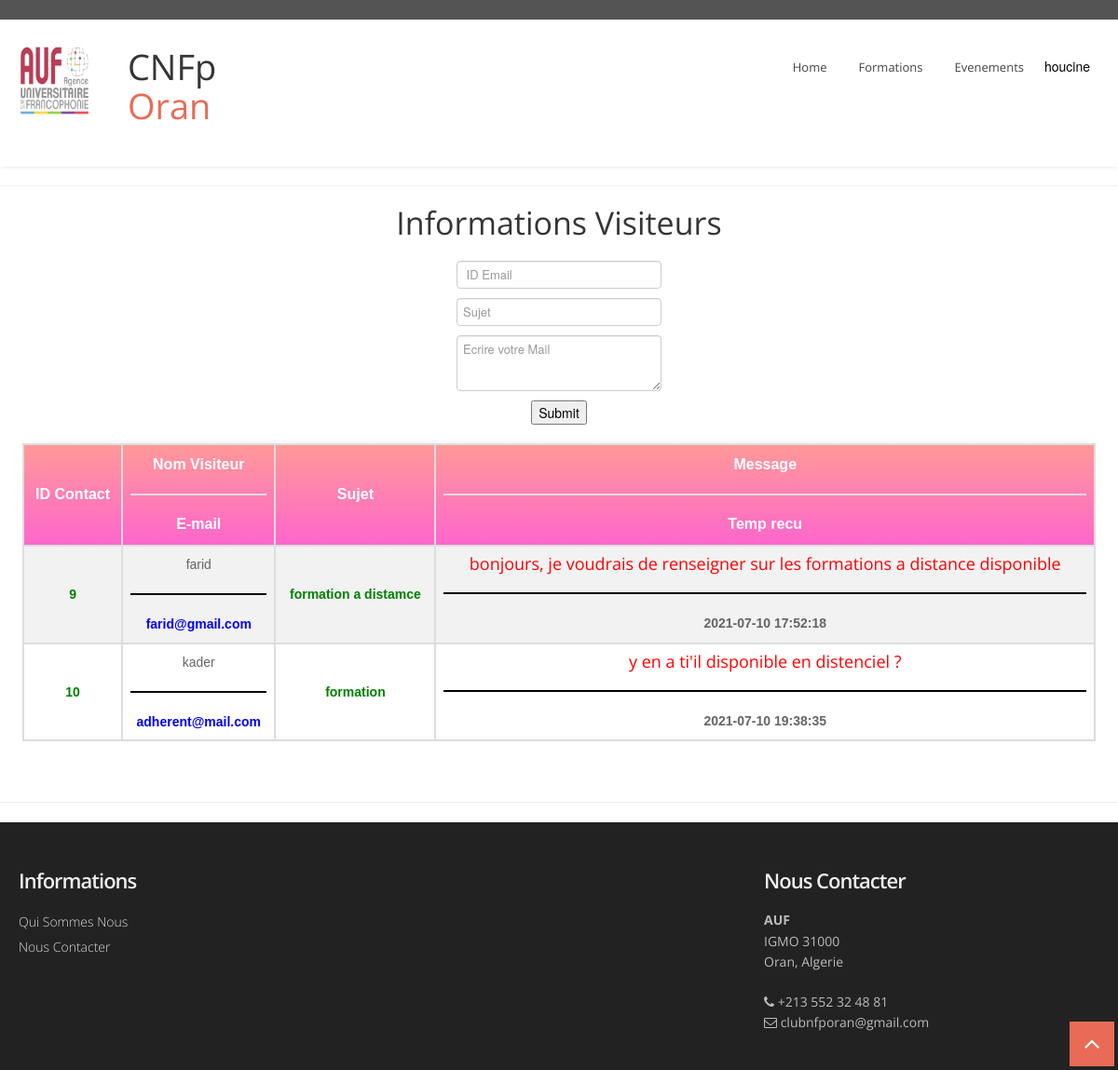
/AUF/chat_contact_us_admin.php (signed in), run on the app's committed database.
### tables this page shows
CREATE TABLE `client_signup` (
  `signup_id` int(120) NOT NULL,
  `firstname` varchar(120) NOT NULL,
  `lastname` varchar(120) NOT NULL,
  `username` varchar(120) NOT NULL,
  `phone` int(120) NOT NULL,
  `email` varchar(120) NOT NULL,
  `password` varchar(120) NOT NULL,
  `reg_time` datetime NOT NULL DEFAULT current_timestamp(),
  `address` varchar(120) NOT NULL,
  `pass_re_code` varchar(120) DEFAULT NULL,
  `id_content` int(120) NOT NULL,
  `state` varchar(120) NOT NULL
);

CREATE TABLE `contact_us` (
  `contact_id` int(10) NOT NULL,
  `name` varchar(20) NOT NULL,
  `email` varchar(25) NOT NULL,
  `subject` varchar(20) NOT NULL,
  `message` varchar(110) NOT NULL,
  `m_time` datetime NOT NULL DEFAULT current_timestamp()
);

### AUF/chat_contact_us_admin.php (the view, shortened to what this page needs)
<!DOCTYPE html>
<html lang="en">
<head>
</head>
<body>
  <?php
   include 'menu.php' ;
  ?>
   <hr/>
   <h2 align="center">Informations Visiteurs </h2>
   <form method="post" action="chat_contact_us_admin.php" align="center">
      <input type="text" name="email_id" placeholder=" ID Email" ><br />
       <input type="text" name="email_subject" placeholder="Sujet" ><br />
        <textarea name="reply_mail" placeholder="Ecrire votre Mail" style="height:50px"></textarea> <br />
          <input type="submit" name="submit" value="Submit">
  </form>
   <table id="my_post">
    <tr>
      <th>ID Contact</th>
      <th>Nom Visiteur <hr style="height:2px;border-width:0;color:black;background-color:#ddd">E-mail
      </th>
      <th>Sujet</th>
      <th>Message<hr style="height:2px;border-width:0;color:black;background-color:#ddd">Temp recu
      </th>
    </tr>
    <?php
       $conn = mysqli_connect("localhost","root","","AUF");
        $query = "SELECT * FROM contact_us ORDER BY contact_id ASC ";
        $r = $conn->query($query);
        while($row = $r->fetch_array()) :
         if(isset($_SESSION['user_name']))
        {
            echo "
                  <tr>
                   <td style='color: green'><b>".$row['contact_id']."</b></td>
                   <td>".$row['name']."<hr style='height:2px;border-width:0;color:black;background-color:black'>
                     <b style='color: blue'>".$row['email']."</b>
                  </td>
                  <td style='color: green'><b>".$row['subject']."</b></td>
                   <td><h6 style='color: red'>".$row['message']."</h6> <hr style='height:2px;border-width:0;color:black;background-color:black'>
                         <strong>".$row['m_time']."</strong>
                   </td>
                 </tr> " ;
         }
         else "ERROR OCCURED" ;
  ?>
<?php endwhile; ?>
</table>
  <br />
<br />
<hr/>
      <?php include 'footer.php'?>
  </body>

### AUF/menu.php (shortened to what this page needs)
 <head>
  <link href="css/bootstrap.css" rel="stylesheet" />
  <link href="css/bootstrap-responsive.css" rel="stylesheet" />
  <link href="css/flexslider.css" rel="stylesheet" />
  <link href="css/prettyPhoto.css" rel="stylesheet" />
  <link href="css/camera.css" rel="stylesheet" />
  <link href="css/jquery.bxslider.css" rel="stylesheet" />
  <link href="css/style.css" rel="stylesheet" />
  <link href="css/menubar.css" rel="stylesheet" />
  <link href="color/default.css" rel="stylesheet" />
</head>
<body>
<div id="wrapper">
  <header>
    <div class="top">
      <div class="container">
        <div class="row">
          <div class="span6">
          </div>
     <div class="span6">
      </div>
        </div>
      </div>
    </div>
    <div class="container">
      <div class="row nomargin">
        <div class="span3">
           <div class="logo-image" id="logo">
              <a href="index.php"><img src="img/logo/logo.png" class="img-fluid" /></a>
            </div>
 <h1 class="animated fadeInDown" size="30px">&nbsp;&nbsp;&nbsp;&nbsp;CNFp<span class="colored"> &nbsp;&nbsp;&nbsp;&nbsp;Oran</span></h1>
        </div>
        <div class="span9">
          <div class="navbar navbar-static-top">
            <div class="navigation">
              <nav>
                <ul class="nav topnav">
                 <li><a class ="btn btn-large btn-primary" href="index.php">Home</a></li>
                 <li><a class ="btn btn-large btn-primary" href="formation.php">Formations</a></li>
                 <li><a class ="btn btn-large btn-primary" href="event.php">Evenements</a></li>
             <?php
                  if(isset($_SESSION['user_name']))
                 {
             ?>
           <div class="dropdown">
             <button class="dropbtn">
    <?php
      $use = $_SESSION['user_name'];
      $conn = mysqli_connect("localhost","root","","AUF");
      $sql = "SELECT * FROM client_signup WHERE username='$use'";
       if($result = mysqli_query($conn,$sql))
      {
           while ($row = $result->fetch_assoc())
          {
                $firstname = $row["firstname"];
                echo '<tr>
                        <td>'.$firstname.'</td>
                      </tr>';
                echo"
                    </button>
                    <div class='dropdown-content'>
                    <a href='c_profile.php'>My Profile</a>
                    <hr><a href='c_logout.php' class='w3-bar-item w3-button w-3-padding-10px'>Logout</a></hr>
                    </div> " ;
               }
         }
    ?>
 <?php
 }
?>
                </ul>
              </nav>
            </div>
          </div>
        </div>
      </div>
    </div>
  </header>
</body>

### AUF/css/style.css (style rules this page uses)
body { font-family: 'Open Sans', sans-serif; font-size: 14px; font-weight: 400; line-height: 1.6em; color: #656565; }
a { color: #4b5056; }
.bold { font-weight: 900; }
#logo { font-size: 20px; font-weight: bold; font-family: sans-serif; font-stretch: semi-condensed; text-shadow: 3px darkblue; }
.container { padding: 0 20px 0 20px; position: relative; }
#wrapper { width: 100%; margin: 0; padding: 0; }
.row { margin-bottom: 30px; }
.row.nomargin { margin-bottom: 0; }
header { background: #fff; margin: 0; padding: 0 0 20px; position: relative; z-index: 2000; -webkit-box-shadow: 0 2px 4px -2px #ddd; -moz-box-shadow: 0 2px 4px -2px #ddd; box-shadow: 0 2px 4px -2px #ddd; }
header .top { padding: 10px 0 10px; margin: 0 0 30px; background: #545454; }
header .top .row { margin-bottom: 0; }
header .navigation { float: right; }
header ul.nav li { border: none; margin: 0; }
header ul.nav li a { border: none; font-weight: 400; }
.navbar .nav>li>a { font-size: 13px; color: #444; text-shadow: none; }

### AUF/color/default.css (style rules this page uses)
h1 span.colored, h2 span.colored,h3 span.colored,h4 span.colored,h5 span.colored,h6 span.colored { color:#e96b56; }

### AUF/css/overwrite.css (style rules this page uses)
h1, h2, h3, h4, h5, h6 { font-family:'Open Sans', sans-serif; color:#353535; font-weight:400; line-height:1.1em; margin-top:0; }
h1 { font-size:38px; margin-bottom:24px; }
h2 { font-size:34px; margin-bottom:22px; }
h6 { font-size:18px; margin-bottom:20px; }
select, textarea, input[type="text"], input[type="password"], input[type="datetime"], input[type="datetime-local"], input[type="date"], input[type="month"], input[type="time"], input[type="week"], input[type="number"], input[type="email"], input[type="url"], input[type="search"], input[type="tel"], input[type="color"], .uneditable-input { font-size: 13px; }
ul, ol { padding: 0; margin: 0 0 10px 25px; }
li { line-height: 1.6em; }
.btn { font-size: 14px; font-weight:600; text-shadow: none; background-image:none; border-color: none; border-bottom-color: none; -webkit-box-shadow: none; -moz-box-shadow: none; box-shadow: none; }
.btn { outline:0; -webkit-border-radius: 2px; -moz-border-radius: 2px; border-radius: 2px; }
a.btn,.btn:focus { outline:0; }
.btn-large { font-size: 22px; padding: 18px 30px; font-weight:700; -webkit-border-radius: 6px; -moz-border-radius: 6px; border-radius: 6px; }
.btn-primary { outline:0; background: #36739D; border-color:#36739D; }
.navbar .nav { border-right:none; border-left:none; }
.navbar .nav > li > a { float: none; font-size:13px; margin-left:10px; margin-right:0; text-decoration: none; text-shadow: none; border-right:none; border-left:none; color: #fff; border:2px solid transparent; padding:4px 10px 4px 10px; background-image: none; background: none; }

### AUF/chat_contact_us_admin.php (style rules this page uses)
#my_post { font-family: "Trebuchet MS", Arial, Helvetica, sans-serif ; border-collapse: collapse ; width: 96%; margin-left:auto ; margin-right:auto; }
#my_post td, #my_post th { border: 2px solid #ddd ; padding: 8px; font-size : 14px; text-align: center; }
#my_post tr:nth-child(even) { background-color: #f2f2f2; }
#my_post th { padding-top: 10px; padding-bottom: 10px; text-align: center; font-size : 16px; background: linear-gradient(to bottom, #ff9999 0%, #ff66cc 100%); color: white; }

### AUF/menu.php (style rules this page uses)
.logo-image { width: 110px; height: 110px; overflow: hidden; margin-top: -4px; opacity: 0.8; }
.span3 { display: flex; align-items: center; }
.dropbtn { background-color: white; color: black; padding: 10px; font-size: 14px; border: none; }
.dropdown { position: relative; display: inline-block; }

### data on the page
client_signup: firstname "houcine"
contact_us: contact_id "9", name "farid", email "farid@gmail.com", subject "formation a distamce", message "bonjours, je voudrais de renseigner sur les formations a distance disponible", m_time "2021-07-10 17:52:18"
contact_us: contact_id "10", name "kader", email "adherent@mail.com", subject "formation", message "y en a ti'il disponible en distenciel ?", m_time "2021-07-10 19:38:35"
